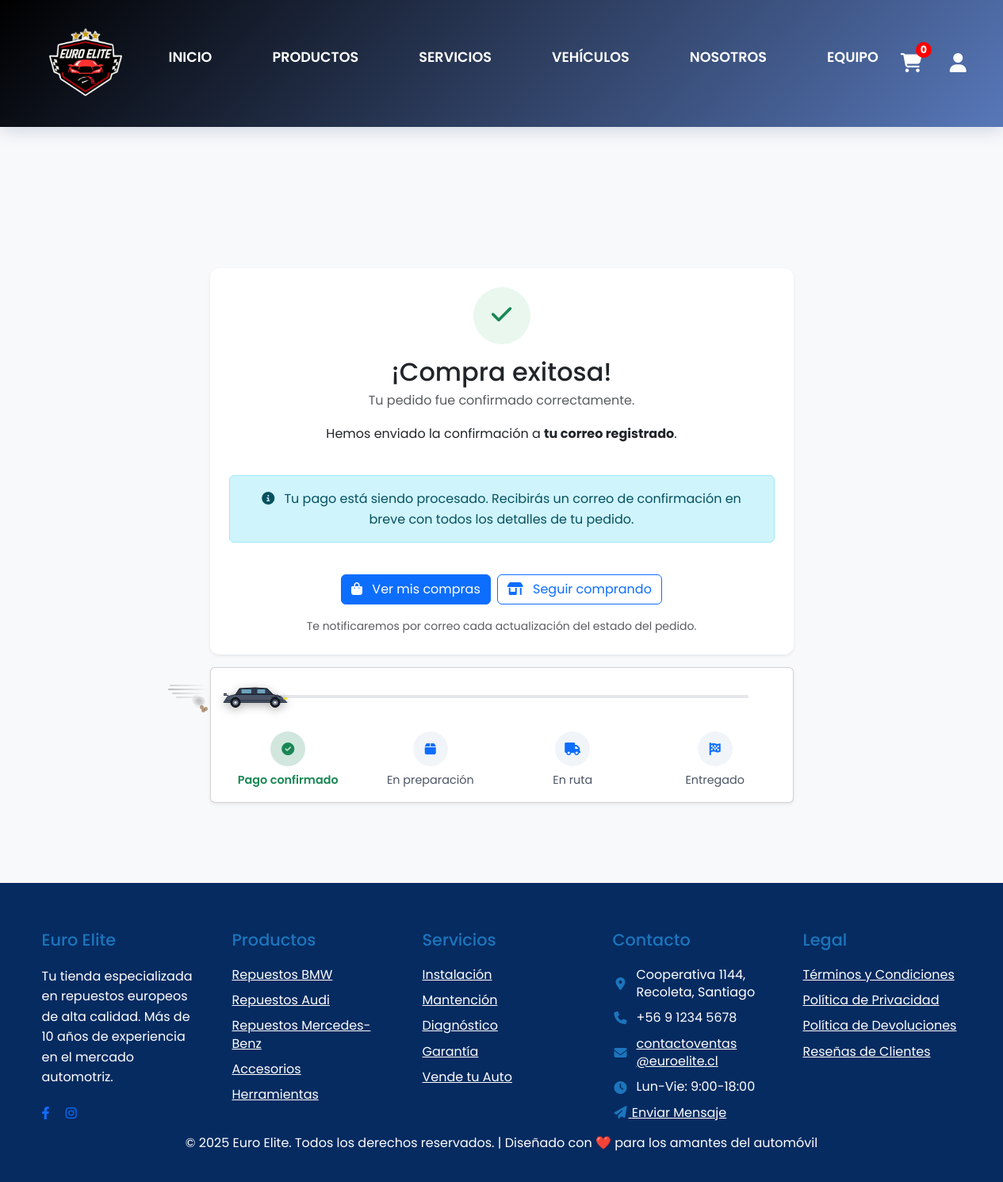
The page /compra_exitosa/25/ on the database as committed earlier.
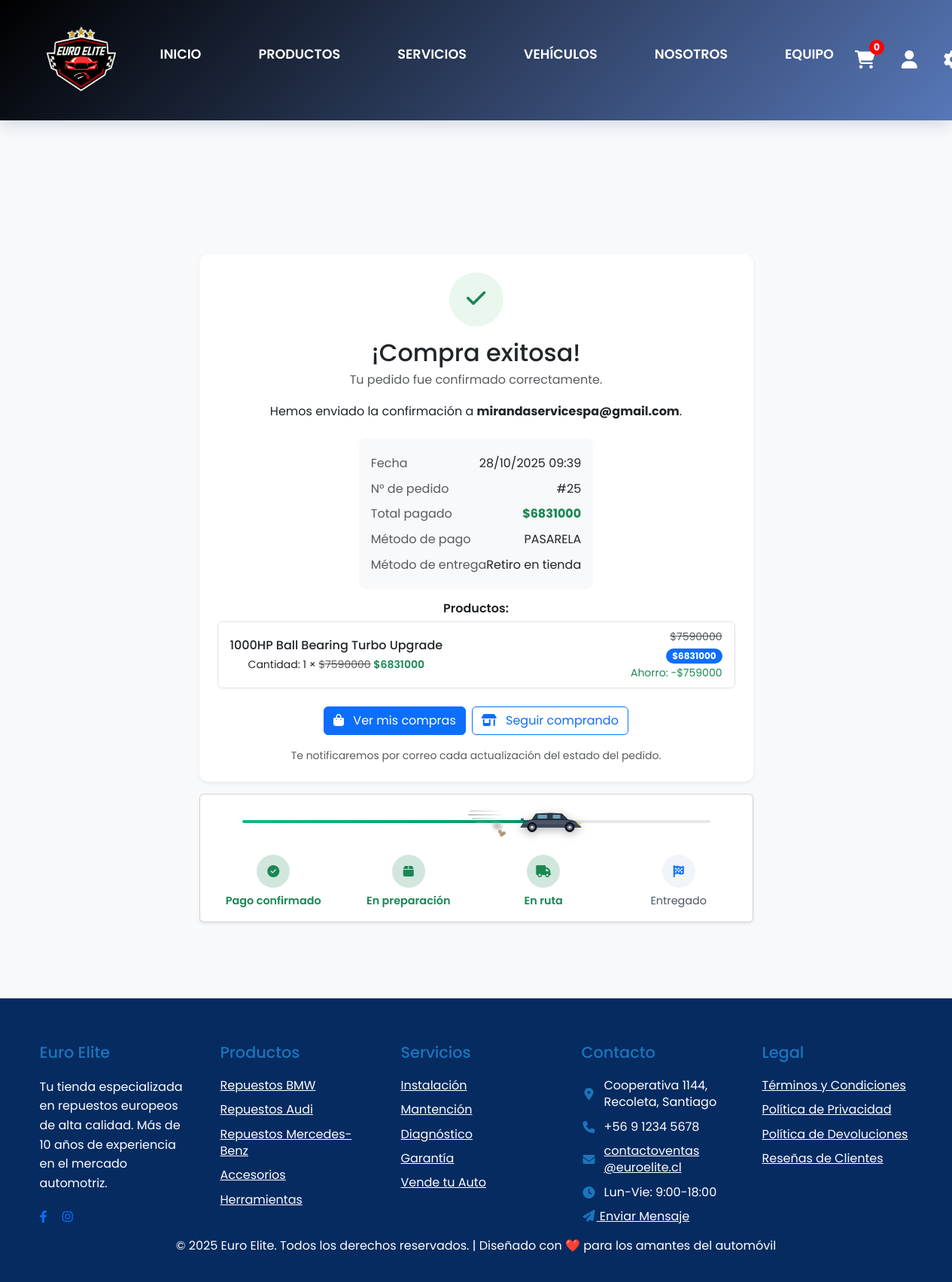
The same page on the database as committed later.
### Main/models.py (models this page shows, shortened)
class Usuario(AbstractUser):
    username = None
    email = models.EmailField(unique=True)
    telefono = models.CharField(max_length=20, blank=True, null=True)
    rut = models.CharField(max_length=12, blank=True, null=True, unique=True)
    class Rol(models.TextChoices):
        ADMIN = "ADMIN", "Administrador"
        CLIENTE = "CLIENTE", "Cliente"
        MECANICO = "MECANICO", "Mecánico"
        RETIRO = "RETIRO", "Encargado de Retiro"
        DESPACHO = "DESPACHO", "Encargado de Despacho"
        REPARTIDOR = "REPARTIDOR", "Repartidor"
    rol = models.CharField(max_length=12, choices=Rol.choices, default=Rol.CLIENTE, db_index=True)
    bloqueado = models.BooleanField(default=False)
    accept_legal_terms = models.BooleanField(default=False)
    USERNAME_FIELD = "email"                       # login con email
    REQUIRED_FIELDS = ["first_name", "last_name"]  # se piden en createsuperuser
    objects = UsuarioManager()  # 👈 aquí va tu manager personalizado

class Pedido(models.Model):
    class Estado(models.TextChoices):
        PENDIENTE = "PENDIENTE", "Pendiente"
        PAGADO = "PAGADO", "Pagado"
        PREPARACION = "PREPARACION", "En preparación"
        EN_RUTA = "EN_RUTA", "En ruta"
        ENVIADO = "ENVIADO", "Enviado"
        ENTREGADO = "ENTREGADO", "Entregado"
        CANCELADO = "CANCELADO", "Cancelado"
    class MetodoEntrega(models.TextChoices):
        RETIRO = "RETIRO", "Retiro en tienda"
        DESPACHO = "DESPACHO", "Despacho a domicilio"
    class MetodoPago(models.TextChoices):
        EFECTIVO = "EFECTIVO", "Efectivo"
        TRANSFERENCIA = "TRANSFERENCIA", "Transferencia"
        PASARELA = "PASARELA", "Pasarela de pago"
    usuario = models.ForeignKey(
        settings.AUTH_USER_MODEL,
        on_delete=models.PROTECT,
        related_name="pedidos",
        verbose_name="Cliente"
    )
    asignado_a = models.ForeignKey(
        settings.AUTH_USER_MODEL,
        on_delete=models.SET_NULL,
        null=True,
        blank=True,
        related_name="entregas_asignadas",
        verbose_name="Empleado asignado"
    )
    estado = models.CharField(max_length=15, choices=Estado.choices, default=Estado.PENDIENTE, db_index=True)
    metodo_entrega = models.CharField(max_length=10, choices=MetodoEntrega.choices)
    metodo_pago = models.CharField(max_length=30, choices=MetodoPago.choices)
    direccion_envio = models.ForeignKey("Direccion", null=True, blank=True, on_delete=models.SET_NULL, related_name="envios")
    direccion_facturacion = models.ForeignKey("Direccion", null=True, blank=True, on_delete=models.SET_NULL, related_name="facturaciones")
    subtotal = models.DecimalField(max_digits=12, decimal_places=2, default=0)
    descuento = models.DecimalField(max_digits=12, decimal_places=2, default=0)
    codigo_descuento = models.ForeignKey("CodigoDescuento", null=True, blank=True, on_delete=models.SET_NULL, related_name="pedidos")
    envio = models.DecimalField(max_digits=12, decimal_places=2, default=0)
    total = models.DecimalField(max_digits=12, decimal_places=2, default=0)
    entregado_por = models.CharField(max_length=100, blank=True, null=True)
    hora_entrega = models.TimeField(blank=True, null=True)
    observacion_entrega = models.TextField(blank=True, null=True)
    receptor_nombre = models.CharField(max_length=200, blank=True, null=True)
    receptor_rut = models.CharField(max_length=30, blank=True, null=True)
    firma_entrega = models.ImageField(
        upload_to="firmas/",
        null=True,
        blank=True,
        validators=[FileExtensionValidator(['png','jpg','jpeg'])]
    )
    foto_entrega = models.ImageField(
        upload_to="entregas/",
        null=True,
        blank=True,
        validators=[FileExtensionValidator(['png','jpg','jpeg'])]
    )
    creado = models.DateTimeField(auto_now_add=True)
    actualizado = models.DateTimeField(auto_now=True)
    class Meta:
        ordering = ["-creado"]
        verbose_name = "Pedido"
        verbose_name_plural = "Pedidos"

class MarcaTiempo(models.Model):
    creado = models.DateTimeField(auto_now_add=True, db_index=True)
    actualizado = models.DateTimeField(auto_now=True)
    class Meta:
        abstract = True

class Pago(MarcaTiempo):
    class Estado(models.TextChoices):
        PENDIENTE = "PENDIENTE", "Pendiente"
        COMPLETADO = "COMPLETADO", "Completado"
        FALLIDO = "FALLIDO", "Fallido"
    pedido = models.OneToOneField(Pedido, on_delete=models.CASCADE, related_name="pago")
    metodo = models.CharField(max_length=30, choices=Pedido.MetodoPago.choices)
    monto = models.DecimalField(max_digits=12, decimal_places=2)
    estado = models.CharField(max_length=12, choices=Estado.choices, default=Estado.PENDIENTE)
    flow_token = models.CharField(max_length=200, blank=True, null=True, db_index=True)
    commerce_order = models.CharField(max_length=100, blank=True, null=True, db_index=True)
    flow_response = models.TextField(blank=True, null=True)  # Respuesta cruda de Flow para auditoría

class ItemPedido(MarcaTiempo):
    pedido = models.ForeignKey(Pedido, on_delete=models.CASCADE, related_name="items")
    producto = models.ForeignKey(Producto, on_delete=models.PROTECT)
    nombre_producto = models.CharField(max_length=200)
    sku_producto = models.CharField(max_length=60)
    precio_unitario = models.DecimalField(max_digits=12, decimal_places=2)
    cantidad = models.PositiveIntegerField(validators=[MinValueValidator(1)])
    @property
    def subtotal(self):
        return self.precio_unitario * self.cantidad

### Main/views.py (the view, shortened to what this page needs)
# urls.py: path('compra_exitosa/', main_views.compra_exitosa, name='compra_exitosa'),
@csrf_exempt
def compra_exitosa(request, pedido_id=None):
    print(f"[COMPRA_EXITOSA] ========== INICIO ==========")
    print(f"[COMPRA_EXITOSA] pedido_id recibido: {pedido_id}")
    print(f"[COMPRA_EXITOSA] Usuario autenticado: {request.user.is_authenticated}")
    print(f"[COMPRA_EXITOSA] User: {request.user}")
    print(f"[COMPRA_EXITOSA] Session keys: {list(request.session.keys())}")
    print(f"[COMPRA_EXITOSA] GET params: {dict(request.GET)}")
    pedido = None
    pago = None
    if not pedido_id:
        pedido_id = request.session.get('last_order_id')
        print(f"[COMPRA_EXITOSA] pedido_id desde sesión: {pedido_id}")
    if pedido_id:
        try:
            pedido = Pedido.objects.select_related('usuario').prefetch_related('items__producto').get(id=pedido_id)
            pago = getattr(pedido, 'pago', None)
            print(f"[COMPRA_EXITOSA] ✅ Pedido {pedido.id} encontrado para usuario {pedido.usuario.email}")
            print(f"[COMPRA_EXITOSA] Estado del pedido: {pedido.estado}")
            if pedido.estado == Pedido.Estado.CANCELADO:
                print(f"[COMPRA_EXITOSA] 🚫 Pedido CANCELADO - redirigiendo a compra_rechazada")
                return redirect('compra_rechazada', pedido_id=pedido.id)
            request.session['last_order_id'] = pedido.id
        except Pedido.DoesNotExist:
            print(f"[COMPRA_EXITOSA] ❌ Pedido {pedido_id} NO existe en BD")
            pedido = None
    if not pedido:
        print(f"[COMPRA_EXITOSA] ⚠️ No se encontró ningún pedido")
        messages.info(request, "Tu pago está siendo procesado. Recibirás una confirmación por correo.")
    comprobante_url = pago.comprobante_url if pago and hasattr(pago, 'comprobante_url') else None
    numero_pedido = getattr(pedido, 'id', None) if pedido else None
    total = getattr(pedido, 'total', None) if pedido else None
    metodo_pago = getattr(pago, 'metodo', None) if pago else None
    items_con_precios = None
    if pedido:
        try:
            from decimal import Decimal, ROUND_HALF_UP
            items = list(pedido.items.all())
            sub_total_pedido = sum((i.subtotal for i in items), Decimal(0))
            descuento_total = getattr(pedido, 'descuento', Decimal(0)) or Decimal(0)
            if items and sub_total_pedido > 0 and descuento_total > 0:
                items_con_precios = []
                descuento_restante = descuento_total
                for idx, it in enumerate(items):
                    sub_it = it.subtotal
                    if idx < len(items) - 1:
                        propor = (sub_it / sub_total_pedido)
                        desc_it = (descuento_total * propor).quantize(Decimal('1'), rounding=ROUND_HALF_UP)
                        if desc_it > sub_it:
                            desc_it = sub_it
                        descuento_restante -= desc_it
                    else:
                        desc_it = max(Decimal(0), min(descuento_restante, sub_it))
                    sub_final = sub_it - desc_it
                    unit_final = (sub_final / it.cantidad) if it.cantidad else Decimal(0)
                    items_con_precios.append({
                        'nombre': it.nombre_producto,
                        'cantidad': it.cantidad,
                        'precio_unitario_final': unit_final,
                        'precio_unitario_original': it.precio_unitario,
                        'subtotal_final': sub_final,
                        'subtotal_original': sub_it,
                        'ahorro': (sub_it - sub_final),
                    })
        except Exception:
            items_con_precios = None
    template_user = request.user if request.user.is_authenticated else (pedido.usuario if pedido else None)
    print(f"[COMPRA_EXITOSA] Renderizando template con pedido_id={numero_pedido}")
    print(f"[COMPRA_EXITOSA] ========== FIN ==========")
    return render(request, 'taller/compra_exitosa.html', {
        'user': template_user,
        'pedido': pedido,
        'numero_pedido': numero_pedido,
        'total': total,
        'metodo_pago': metodo_pago,
        'comprobante_url': comprobante_url,
        'items_con_precios': items_con_precios,
    })

### Main/templates/taller/compra_exitosa.html (shortened to what the changed rows need)
{% extends 'base.html' %}
{% load static %}
{% block content %}
<br>
<br>
<br>
<br>
<br>
<br>
<div class="container my-4">
  <div class="row justify-content-center">
    <div class="col-12 col-lg-8">
      <div class="card shadow-sm p-4 text-center success-card">
        <div class="success-icon mx-auto mb-3">
          <i class="fa-solid fa-check"></i>
        </div>
        <h2 class="mb-1">¡Compra exitosa!</h2>
        <p class="text-muted mb-3">Tu pedido fue confirmado correctamente.</p>
        <p class="mb-4">
          Hemos enviado la confirmación a
          <strong>{{ user.email|default:"tu correo registrado" }}</strong>.
        </p>
        {% if pedido %}
        <div class="bg-light rounded-3 p-3 text-start mx-auto" style="max-width: 520px;">
          <div class="d-flex justify-content-between py-1">
            <span class="text-muted">Fecha</span>
            <span>{{ pedido.creado|date:"d/m/Y H:i" }}</span>
          </div>
          {% if numero_pedido %}
          <div class="d-flex justify-content-between py-1">
            <span class="text-muted">N° de pedido</span>
            <span>#{{ numero_pedido }}</span>
          </div>
          {% endif %}
          {% if total %}
          <div class="d-flex justify-content-between py-1">
            <span class="text-muted">Total pagado</span>
            <span class="fw-bold text-success">${{ total|floatformat:0 }}</span>
          </div>
          {% endif %}
          {% if metodo_pago %}
          <div class="d-flex justify-content-between py-1">
            <span class="text-muted">Método de pago</span>
            <span>{{ metodo_pago }}</span>
          </div>
          {% endif %}
          {% if pedido.metodo_entrega %}
          <div class="d-flex justify-content-between py-1">
            <span class="text-muted">Método de entrega</span>
            <span>{{ pedido.get_metodo_entrega_display }}</span>
          </div>
          {% endif %}
        </div>
        {% if items_con_precios %}
        <div class="mt-3">
          <h6 class="fw-semibold mb-2">Productos:</h6>
          <div class="list-group">
            {% for it in items_con_precios %}
            <div class="list-group-item d-flex justify-content-between align-items-center">
              <div>
                <div class="fw-medium">{{ it.nombre }}</div>
                <small>
                  Cantidad: {{ it.cantidad }} ×
                  {% if it.precio_unitario_final < it.precio_unitario_original %}
                    <span class="text-decoration-line-through text-muted">${{ it.precio_unitario_original|floatformat:0 }}</span>
                    <span class="text-success fw-semibold">${{ it.precio_unitario_final|floatformat:0 }}</span>
                  {% else %}
                    ${{ it.precio_unitario_final|floatformat:0 }}
                  {% endif %}
                </small>
              </div>
              <div class="text-end">
                {% if it.subtotal_final < it.subtotal_original %}
                  <div class="small text-muted text-decoration-line-through">${{ it.subtotal_original|floatformat:0 }}</div>
                {% endif %}
                <span class="badge bg-primary rounded-pill">${{ it.subtotal_final|floatformat:0 }}</span>
                {% if it.subtotal_final < it.subtotal_original %}
                  <div class="small text-success">Ahorro: -${{ it.ahorro|floatformat:0 }}</div>
                {% endif %}
              </div>
            </div>
            {% endfor %}
          </div>
        </div>
        {% endif %}
        {% else %}
        <div class="alert alert-info mt-3" role="alert">
          <i class="fa-solid fa-circle-info me-2"></i>
          Tu pago está siendo procesado. Recibirás un correo de confirmación en breve con todos los detalles de tu pedido.
        </div>
        {% endif %}
        <div class="d-flex flex-wrap gap-2 justify-content-center mt-4">
          <a href="{% url 'mis_pedidos' %}" class="btn btn-primary">
          </a>
          <a href="{% url 'productos' %}" class="btn btn-outline-primary">
          </a>
        </div>
        <p class="small text-muted mt-3 mb-0">
          Te notificaremos por correo cada actualización del estado del pedido.
        </p>
      </div>
      <div class="card shadow-sm p-3 mt-3">
        <div class="progress-track-container mb-4">
          <div class="progress-track"></div>
          <div class="progress-track-completed" id="progressBar"></div>
          <div class="car-icon" id="carIcon">
            <div class="car-effects">
            </div>
          </div>
        </div>
        <div class="row text-center g-3 align-items-center">
          <div class="col-6 col-md-3">
            <div class="step-dot {% if pedido.estado == 'PREPARACION' or pedido.estado == 'EN_RUTA' or pedido.estado == 'ENVIADO' or pedido.estado == 'ENTREGADO' %}bg-success-subtle text-success{% endif %}">
              <i class="fa-solid fa-box"></i>
            </div>
            <div class="step-label {% if pedido.estado == 'PREPARACION' or pedido.estado == 'EN_RUTA' or pedido.estado == 'ENVIADO' or pedido.estado == 'ENTREGADO' %}text-success fw-semibold{% endif %}">En preparación</div>
          </div>
          <div class="col-6 col-md-3">
            <div class="step-dot {% if pedido.estado == 'EN_RUTA' or pedido.estado == 'ENVIADO' or pedido.estado == 'ENTREGADO' %}bg-success-subtle text-success{% endif %}">
              <i class="fa-solid fa-truck"></i>
            </div>
            <div class="step-label {% if pedido.estado == 'EN_RUTA' or pedido.estado == 'ENVIADO' or pedido.estado == 'ENTREGADO' %}text-success fw-semibold{% endif %}">En ruta</div>
          </div>
        </div>
      </div>
    </div>
  </div>
</div>
<br>
<br>
<br>
{% endblock %}

Rows that differ between the two databases and show on the page:
now on this page (row edited): Usuario: email "mirandaservicespa@gmail.com"
added Pedido: creado "28/10/2025 09:39", total "6831000", metodo_entrega "Retiro en tienda", nombre "1000HP Ball Bearing Turbo Upgrade", cantidad "1", precio_unitario_original "7590000", precio_unitario_final "6831000", subtotal_original "7590000", subtotal_final "6831000", ahorro "759000"
added Pago: metodo "PASARELA"
Other text that changed with them:
{{ numero_pedido }}: (not shown) → "25"
{{ user.email|default:"tu correo registrado" }}: "tu correo registrado" → (not shown)
text no longer shown: "Tu pago está siendo procesado. Recibirás un correo de confirmación en breve con todos los detalles de tu pedido."
text now shown: "Fecha N° de pedido # Total pagado $ Método de pago Método de entrega Productos:"
